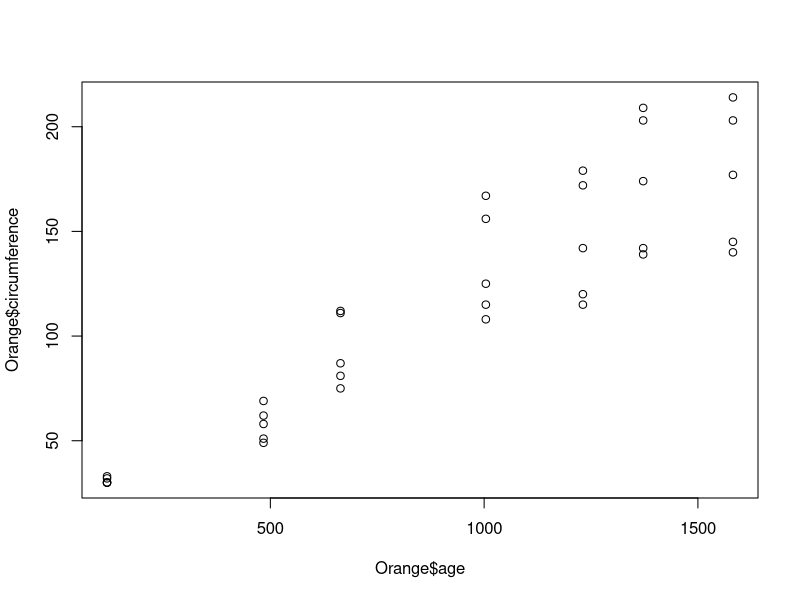
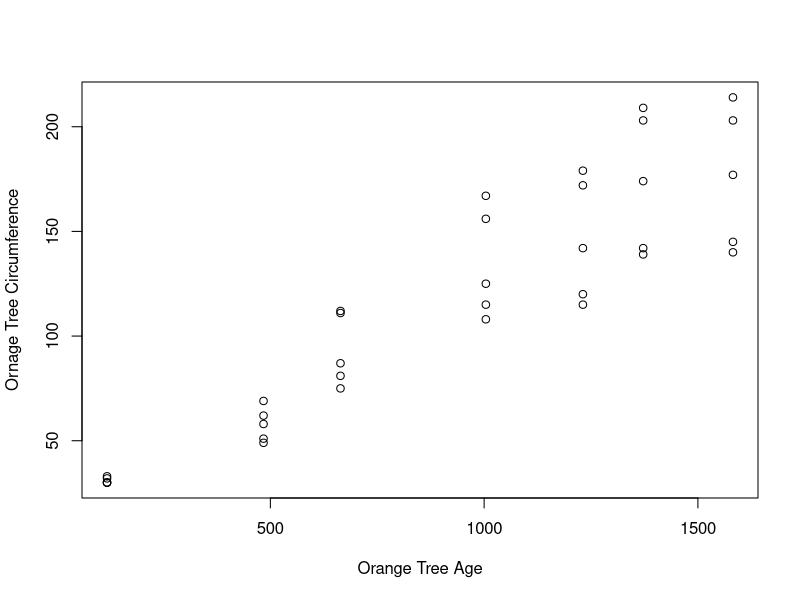
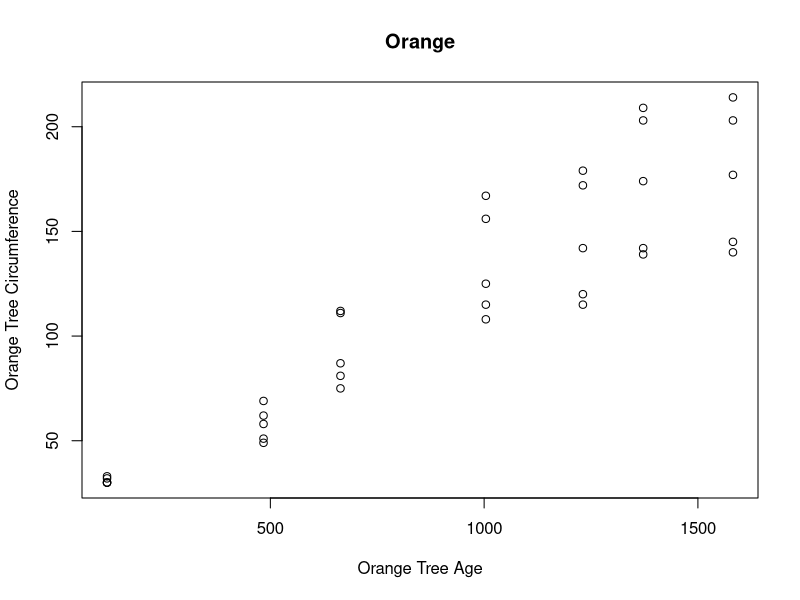
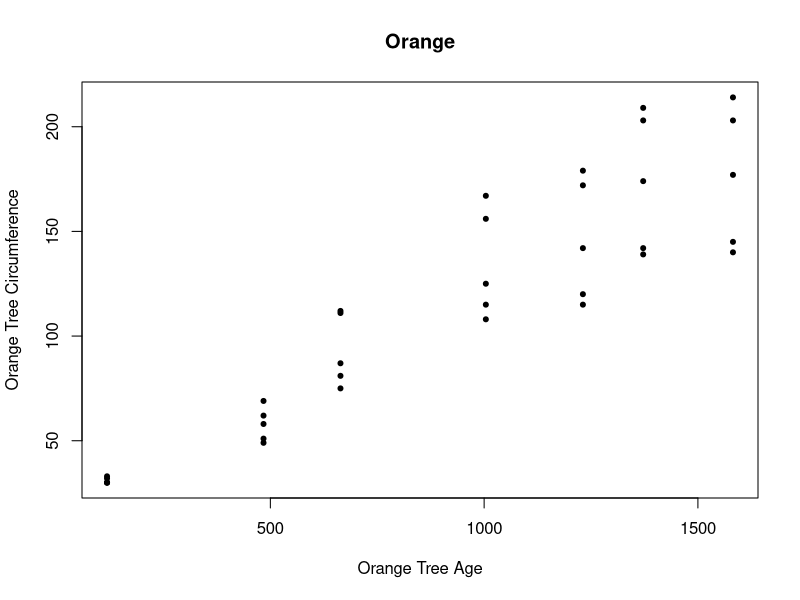
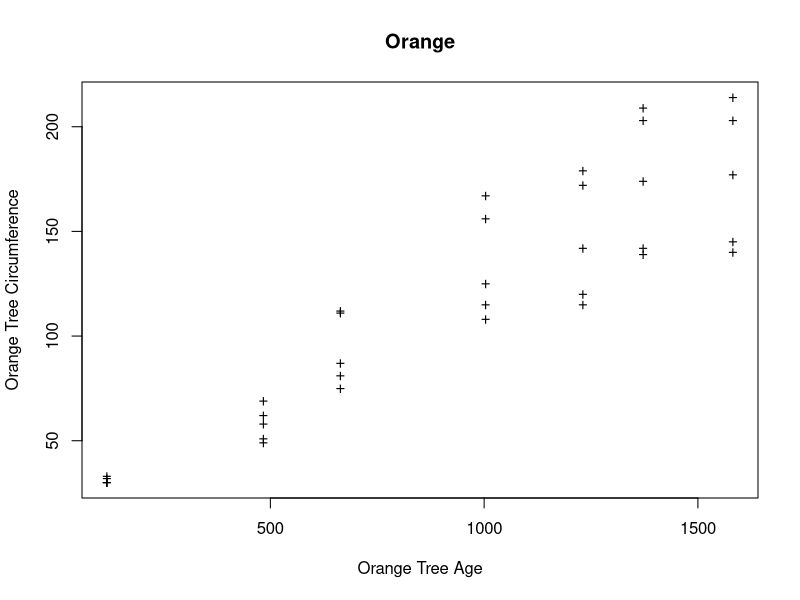
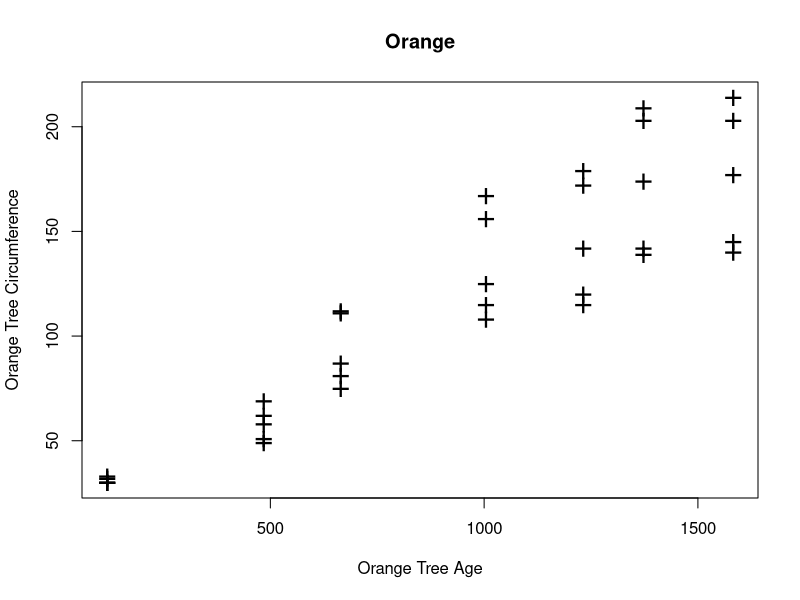
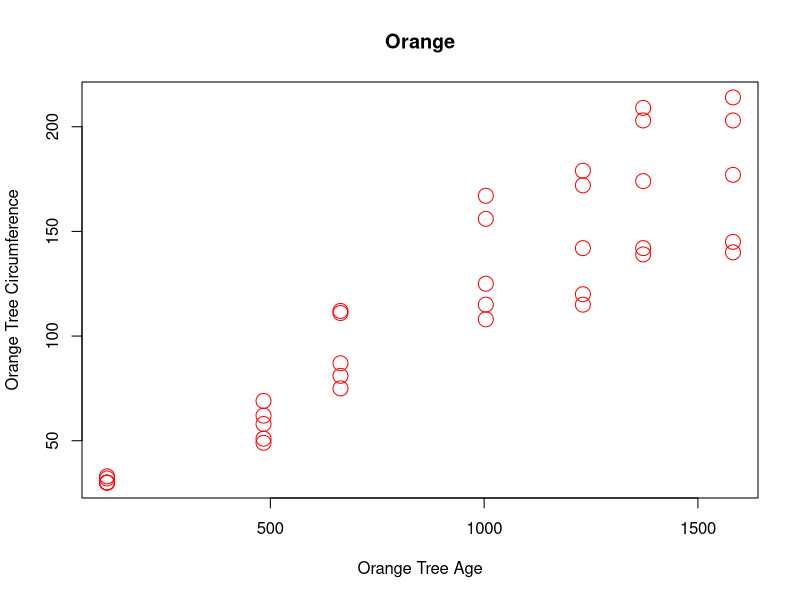
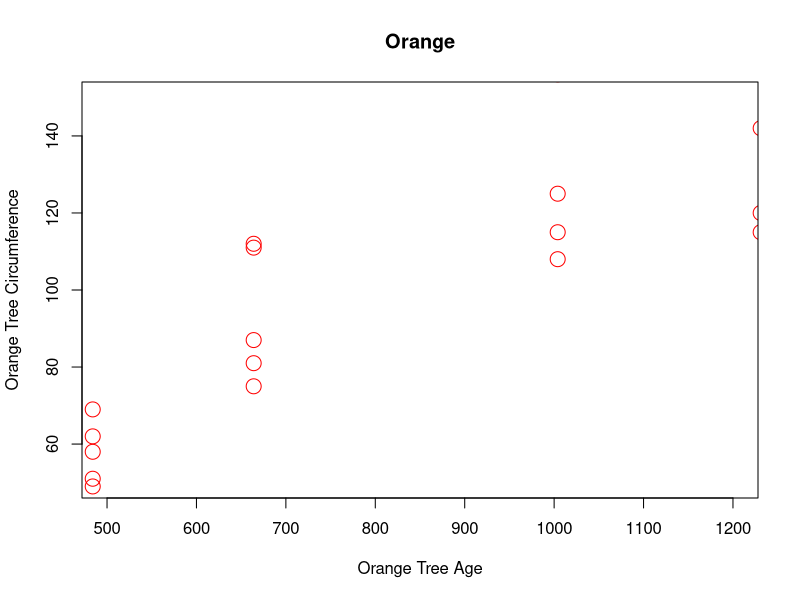

Recreate these plots in R, in order.
# 3.그래프

## 1.산점도
## 주어진 데이터를 점으로 표시해 흩뿌리듯이 시각화한 그림
## 실제 값들이 표시, 한눈에 살펴보기 유용

## plot()함수 이용
methods("plot")

### 1.예제

### 1.Orange데이터의 나이와 둘레를 산점도로 표현
plot(Orange$age, Orange$circumference)

### 2.plot(X,Y, xlab, ylab): x,y 축 이름 지정
plot(Orange$age, Orange$circumference, xlab = "Orange Tree Age", ylab = "Ornage Tree Circumference")

## 2.그래프 옵션

### 1.그래프 제목 (main)

### main 옵션은 그래프의 제목을 지정
plot(Orange$age, Orange$circumference, xlab = "Orange Tree Age", ylab = "Orange Tree Circumference", main = "Orange")

### 2.점의 종류(pch)

### pch 옵션은 점의 모양을 지정
### 숫자 지정 : 미리 지정된 심볼 사용
### 문자 지정 : 해당 문자를 사용해 점으로 표시
plot(Orange$age, Orange$circumference, xlab = "Orange Tree Age", 
     ylab = "Orange Tree Circumference", main = "Orange", pch = 20)
plot(Orange$age, Orange$circumference, xlab = "Orange Tree Age", 
     ylab = "Orange Tree Circumference", main = "Orange", pch = "+")

### 3.점의 크기(cex)

### cex 옵션은 점의 크기를 지정
### 기본값은 1이며 , cex가 작을수록 점의 크기가 작아짐
plot(Orange$age, Orange$circumference, xlab = "Orange Tree Age", 
     ylab = "Orange Tree Circumference", main = "Orange", pch = "+", cex = 2)

### 4.색상(col)

### col은 표현되는 산점도의 색을 지정
### 색상은 점,선,등 모두가 해당됨
plot(Orange$age, Orange$circumference, xlab = "Orange Tree Age",
     ylab = "Orange Tree Circumference", main = "Orange", cex = 2, col = "#ff0000")

### 5.좌표축 값의 범위 xlim, ylim

### xlim, ylim은 그래프에 그려질 값의 범위를 지정할 수 있음
### 좌표축 값의 범위를 지정하려면 먼저 데이터 값의 최소, 최대치를 알아야함

min(Orange$age)
max(Orange$age)       
min(Orange$circumference)       
max(Orange$circumference)

### 앞서 구한 Age, Circumference의 범위 중 범위를 축소하여 산점도 출력
### (Age : 500~1200, Circumference : 50 ~ 150)
plot(Orange$age, Orange$circumference, xlab = "Orange Tree Age",
     ylab = "Orange Tree Circumference", main = "Orange", cex = 2, col = "#ff0000",
     xlim = c(500, 1200), ylim = c(50, 150))

### 6.그래프 유형 (type)

### type중 자주 사용하는 값으로는 p(점), l(선), b(점과 선 모두),
### 0(점과 선을 중첩하여 그림), n(아무것도 그리지 않음)
### b와 o는 유사해 보이지만, b는 점과 선이 만나는 점에서는 점 또는 선 중 하나만 보인다.
### 반면 o 는 점 그래프를 그리고 그 위에 선 그래프를 중첩하여 그린다.
### n은 데이터를 그리지는 않지만 새로운 그래프를 초기화 할 때 사용
plot(Orange$age, Orange$circumference, cex = 2)
plot(Orange$age, Orange$circumference, cex = 2, type = "l", main = "type=l")
plot(Orange$age, Orange$circumference, cex = 2, type = "b", main = "type=b")
plot(Orange$age, Orange$circumference, cex = 2, type = "o", main = "type=o")
plot(Orange$age, Orange$circumference, cex = 2, type = "n", main = "type=n")

### type = o그래프의 경우 오렌지 나무의 나이에 따른 둘레 변화를 보기가 어려움
### 이를 해결하기 위해 tapply() 함수를 이용하여 각 나이마다 평균 둘레를 tapply를 사용해 plot()으로 그림
plot(tapply(Orange$age, Orange$circumference, mean), cex = 2, type = "o")

### 7.선유형 (lty)

### 선 유형을 지정하는 옵션
### lty는 숫자 또는 문자열로 지정할 수 있다.
### 숫자일 경우 0=그리지 않음, 1=실선(기본값), 2=대시(-)로 표시,
### 3 = 점, 4 = 점과 대시, 5 긴 대시, 6 두개의 대시
### 문자열로 지정할 경우 "blank", "solid", "dashed", "dotted", "dotdash", "longdash". "twodash"에 해당한다.
### 앞서 그래프를 type = l로 그리고 , lty="dashed"를 옵션을 주어 대시로 선의 모양을 지정한 예
plot(tapply(Orange$age, Orange$circumference, mean), cex = 2, type="o",
     xlab = "Orange Tree Age", ylab = "Orange Tree Circumference", lty="dashed")

### 8.그래프 배열

### plot()으로 그래프를 그리면 매번 새로운 창에 출력
### par() : 연관된 그래프 다수를 한번에 출력하는 함수
paroption <- par(mfrow = c(2, 2)) # 2행 2열의 그래프 출력 설정
plot(tapply(Orange$age, Orange$circumference, mean), cex = 2, type="o",
     xlab = "Orange Tree Age", ylab = "Orange Tree Circumference", lty="dashed", main = "Orange1")
plot(tapply(Orange$age, Orange$circumference, mean), cex = 2, type="o",
     xlab = "Orange Tree Age", ylab = "Orange Tree Circumference", lty="dashed", main = "Orange2")
plot(tapply(Orange$age, Orange$circumference, mean), cex = 2, type="o",
     xlab = "Orange Tree Age", ylab = "Orange Tree Circumference", lty="dashed", main = "Orange3")
plot(tapply(Orange$age, Orange$circumference, mean), cex = 2, type="o",
     xlab = "Orange Tree Age", ylab = "Orange Tree Circumference", lty="dashed", main = "Orange4")
par(paroption) #설정한 par옵션 해제

## 3.기본 그래프

### 1.점(point)
### points() : 점을 그리는 함수, plot()은 매번 새로운 그래프가 그려지지만 points()는 추가로 그려줌
plot(iris$Sepal.Length, iris$Sepal.Width, cex=2, pch=20)

points(iris$Petal.Length, iris$Petal.Width, cex=2, pch="+", col="#FF0000")
#이미 그려진 그래프에 추가로 표시

### 2.꺾은 선(lines)

### lines(x,y,...) : 연결된 선들을 그래프에 추가하여 그림
### lowess() : 데이터를 설명하는 일종의 추세선(회귀분석)
plot(cars)
lines(lowess(cars))

### 3.직선(abline)

### abline() : y = ax + b 형태 등 직선 형태의 꺾이지 않고 그어진 일직선을 표현하는 함수
### 검은선은 앞서 그렸던 추세선을 lines()
### 파란색 선은 근사값을 이용한 abline()
#dist == 5 + 3.5 x speed 근사값 가정
### 앞서 그래프에 speed와 dist의 평균까지 abline()으로 표현
### abline()함수는 꺾이지 않은 직선이기에 가능

### abline()함수의 파라미터
### h는 수평의 horizontal, v는 수직의vertical를 뜻함
abline(h = mean(cars$dist), lty=2)
abline(v = mean(cars$speed), lty=2)

### 4.곡선(curve)

### curve() : 주어진 표현식에 대해 곡선을 그리는 함수
### curve(표현식, 구간시작점, 구간끝점)
curve(sin, 0, 2*pi) # [0,2pi]구간의 sin함수

## 4.문자열(text)

### text() : 그래프에 문자열을 그리는데 사용하는 함수
### pos는 텍스트의 좌표를 지정
### 1:좌표의 하단, 2:좌표의 좌측, 3:좌표의 상단, 4:좌표의 우측
### adj는 텍스트의 위치를 지정
### (0,0):우측 상단, (0,1):우측 하단, (1,0):좌측 상단, (1,1):좌측 하단
### pos, adj를 동시에 지정하면 pos가 우선
plot(1:6 ,1:6)
text(2,1, "Hi")
text(3,2, "Go")
text(4,4, "00", adj=c(0,0))
text(4,4, "01", adj=c(0,1))
text(4,4, "10", adj=c(1,0))
text(4,4, "11", adj=c(1,1))


plot(Orange$age, Orange$circumference, cex=1)
text(Orange$age, Orange$circumference, pos=4) # 데이터 순서에 따라 번호를 붙임
# pos=1 > 하단, pos=2 > 좌측, pos=3 > 상단, pos=4 > 우측

## 5.그래프에 그려진 데이터의 식별(identify)

### 그래프를 그린 뒤, identify()를 호출하면, 마우스 커서가 십자가 모양으로 변함
### 십자가 커서로 그래프에서 특정 점을 클릭하면 클릭된 점과 가장 가까운 데이터에 레이블을 표시한다.

### identify() : 그래프를 그린 뒤 표현된 산점도의 점을 식별하는 함수
### plot()으로 그래프를 그리고 identify()함수를 실행하면 그림 2와 같이 마우스 아이콘이 십자커서(+) 형태로 표현됨
### 마우스로 그래프에 점을 찍고 ESC로 명령어를 종료하면 찍었던 점에 대한 데이터를 식별해줌
plot(Orange$age, Orange$circumference, cex = 2)
identify(Orange$age, Orange$circumference)

## 6.범례(legend)

### legend() : 범례를 표시해주는 함수
plot(iris$Sepal.Length, iris$Sepal.Width, cex = 2, pch=20)
points(iris$Petal.Length, iris$Petal.Width, cex = 2, pch= "+", col="#FF0000")
legend("topright", legend=c("Sepal", "Petal"), pch = c(20, 43),
       col = c("black", "red"))  # 20 : 원형기호 43 : "+"
# legend에서 pch 지정시, pch=c(20,"+")형태가 사용불가 백터에는 한가지 타입의 인자만 저장 가능하기 떄문

## 7.행렬에 저장된 데이터 그리기

### 1.matplot(), matlines(), matpoints()

### 각각 plot(), lines(), points() 함수와 유사하지만 행렬 형태로 주어진 데이터를 그래프에 그린다는 것이 차이점
### 함수 호출 방식도 큰 차이가 없고, 다만 입력이 행렬로 주어지기만 하면 됨
###[-3pi, 3pi]구간에서의 sin(x), cos(x) 그래프 그리기
x <- seq(-3*pi, 3*pi, 0.01)
y <- matrix(c(sin(x), cos(x)), ncol = 2)
head(x, 50L)
head(y, 50L)

### matplot()에 x, y를 지정해 그래프를 그림
### abline()함수의 x=0, y=0 축을 그리기 위해 h = 0, v = 0 수행
matplot(x, y, lty = c("solid", "dashed"), cex=.5, type = "l")
abline(h = 0, v = 0)


## 8.응용 그래프

### 1.boxplot() : 상자 그림을 그리며, 데이터의 분포를 보여줌
### 그래프의 점들은 이상치(outlier)에 해당
boxplot(cars$dist)

### 2.hist() : 값의 범위를 빈도로 표현한 히스토그램을 그리는 함수
hist(cars$dist)
### hist()표현시 세로는 빈도(데이터의 개수)를 의미하며, 밀도로 확인하고 싶다면freq옵션을 False로 수행
hist(cars$dist, freq = FALSE)
x <- hist(cars$dist, freq = FALSE)
x
sum(x$density) * 20

### 2.density() : 막대의 너비를 가정하지 않고 모든 점에서 데이터의 밀도를 추정하는 커널 밀도를 추정
plot(density(cars$dist))

### plot()대신 lines()를 사용하여 히스토그램 위에 밀도 선 표현가능
hist(cars$dist, freq = FALSE)
lines(density(cars$dist))


### 3.barplot : 막대 그래프를 그리는 함수
### Orange 데이터의 둘레(Circumference)값을 출력하고, x축의 값을 막대 그래프로 그린 예
barplot(Orange$circumference, names.arg = Orange$circumference)

### Orange 데이터의 둘레(Circumference)평균값을 Tree 별로 계산하고, x축의 값을 막대 그래프로 그린 예
barplot(tapply(Orange$circumference, Orange$Tree, mean), names.arg = Orange$tree)

### 4.pie() : 데이터의 비율을 표현하는 목적으로 사용되는 함수
### 1을 10번 반복하여, 색깔을 10단계로 나눠서pie로 출력
pie(rep(1, 10), col = rainbow(10))

### 2019년 스마트폰 판매율을 pie 그래프로 표현하는 예제
slices <- c(19.2, 15.7, 11.9, 7.9, 7.3, 37.9)
name <- c("Samsung", "Huawei", "Apple", "OPPO", "Vivo", "Other")
pie(slices, labels = name, main="Smartphone sales rate in 2019")

### 5.pairs()
### 산점도 행렬 : 다변량 데이터에서 변수 쌍 간의 산점도 들을 그리는 함수
### 다수의 변수가 있을 때 모든 변수간의 산점도를 손쉽게 그리고, 상관관계 등의 특징을 쉽게 확인할 수 있음

### cars데이터에서 speed와 dist의 산점도 행렬을 그리는 예
pairs(cars)

### cars데이터에서 speed와 dist의 산점도 행렬을 그리는 예
### 앞서 배웠던 pch를 사용하여 서로 다른 점 모양 표현이 가능
pairs(cars, pch = c(1,2))

### iris 데이터에서 각 종뵬(setosa, versicolor, virginica)로 Sepal.Width, Sepal.Length, Petal.Width, Petal.Length의 산점도 행렬을 그리는 예제
pairs(~ Sepal.Width + Sepal.Length + Petal.Width + Petal.Length, data = iris, pch = c(10, 15, 20)[iris$Species])